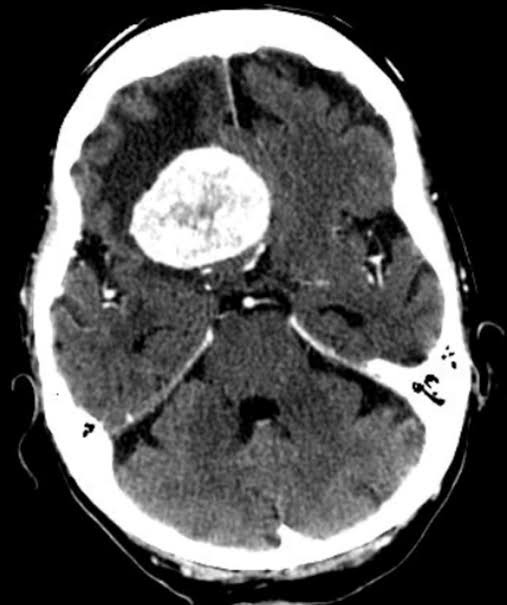
#> input picture IMAGENES/tumor.jpg, 507 x 605 px, found by its file name
$ jupyter execute 'Práctica_7_PDI.ipynb'   (shell and % lines are left out)
#> lines starting #> are read from the running program, lines starting #| are printed output that depends on the picture; after the words box and inside, x2 and y2 are one past the last pixel; in counts of white or black regions, pixels touching at a corner belong together; long printed decimals are rounded
<a href="https://colab.research.google.com/github/JamalMorales/PDI/blob/main/PR%C3%81CTICAS%20PDI/Pr%C3%A1ctica_7_PDI.ipynb" target="_parent"></a>

# **Cargamos la libreria de Github para tener acceso a nuestras imagenes primero**

[cell 1]
%cd PDI

# **Despues cargamos nuestro código correspondiente**

[cell 2]
import numpy as np
import matplotlib.pyplot as plt
import cv2
from scipy.optimize import minimize

#Jamal Morales Sánchez 2064497
#Evelyn Rubí Martinez Ruiz 2071292
#Abigail Montserrat Nieto Solís 2059067
#Reynaldo Holsen Gallegos González	1963727
#Jesús Antonio Segura Vences	1851396

#carga de imágenes
img = cv2.imread('IMAGENES/tumor.jpg')
#> img is the input picture: shape (605, 507, 3); min 0, max 255, mean 85.9
img_rgb = cv2.cvtColor(img, cv2.COLOR_BGR2RGB)

#Separar canales
R,G,B = img_rgb[:,:,0], img_rgb[:,:,1], img_rgb[:,:,2]

#Conversión a grises
gray_avg = ((R.astype(np.float32)+G+B)/3).astype(np.uint8)

umbral = 100
_, segmentada = cv2.threshold(gray_avg, umbral, 255, cv2.THRESH_BINARY)
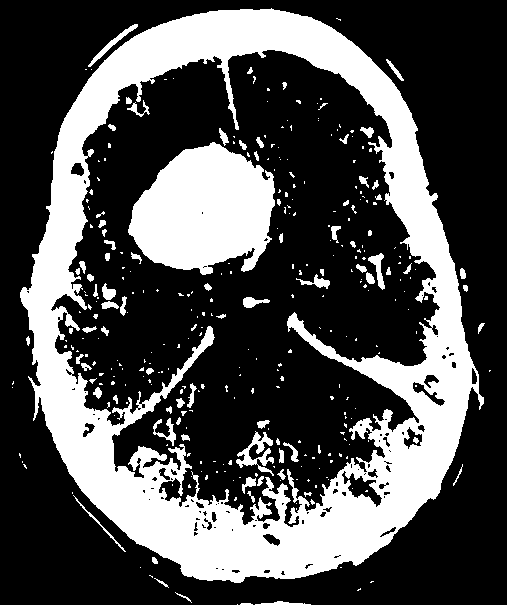
#> segmentada: shape (605, 507); 31% white; 333 white regions (246 under 20 px), largest, box (x1, y1, x2, y2) and area: (20, 8, 484, 583) 74363, (128, 142, 275, 275) 13849, (236, 431, 274, 476) 634

#Normalizar valores
R_norm = R.astype(np.float32)/255
G_norm = G.astype(np.float32)/255
B_norm = B.astype(np.float32)/255

#Función objetivo
def grayscale_variance(weights):
    w_r, w_g, w_b = weights
    gray = w_r * R_norm + w_g * G_norm + w_b * B_norm
    gray_normalized = (gray-gray.min())/(gray.max()-gray.min())
    return -np.var(gray_normalized)

constraints=({'type':'eq','fun': lambda w: np.sum(w)-1})
bounds = [(0,1),(0,1),(0,1)]
initial_weights = [0.33,0.33,0.34]
result = minimize(grayscale_variance, initial_weights, method = 'SLSQP',bounds=bounds,constraints=constraints)
#> result = 9 items

optimal_weight=result.x
#> optimal_weight = [0.33, 0.33, 0.34]
print("Pesos óptimos:", optimal_weight)
#| Pesos óptimos: [0.33 0.33 0.34]

gray_optimal         = optimal_weight[0]*R_norm+optimal_weight[1]*G_norm+optimal_weight[2]*B_norm
gray_optimal = (gray_optimal*255).astype(np.uint8)

#Umbral
_, seg_standard = cv2.threshold(gray_avg, umbral, 255, cv2.THRESH_BINARY)
_, seg_optimal = cv2.threshold(gray_optimal,umbral,255,cv2.THRESH_BINARY)

#Mostrar canales por separado
plt.figure(figsize=(12,4))
plt.subplot(2,5,1)
plt.imshow(img_rgb)
plt.title('Imagen original')
plt.axis('off')

plt.subplot(2,5,2)
plt.imshow(R, cmap='Reds')
plt.title('Canal rojo')
plt.axis('off')

plt.subplot(2,5,3)
plt.imshow(G, cmap='Greens')
plt.title('Canal verde')
plt.axis('off')

plt.subplot(2,5,4)
plt.imshow(B, cmap='Blues')
plt.title('Canal azul')
plt.axis('off')

plt.subplot(2,5,5)
plt.imshow(gray_avg, cmap='gray')
plt.title('EDG (promedio)')
plt.axis('off')

plt.subplot(2,5,6)
plt.imshow(segmentada,cmap='gray')
plt.title('Seg bin de umbral (umbral=100)')
plt.axis('off')

plt.subplot(2,5,7)
plt.imshow(gray_avg, cmap='gray')
plt.title('EDG (promedio)')
plt.axis('off')

plt.subplot(2,5,8)
plt.imshow(gray_optimal, cmap='gray')
plt.title('EDG con máx contrast')
plt.axis('off')

plt.subplot(2,5,9)
plt.imshow(seg_standard, cmap='gray')
plt.title('Segmentación estándar')
plt.axis('off')

plt.subplot(2,5,10)
plt.imshow(seg_optimal, cmap='gray')
plt.title('Segmentación óptima')
plt.axis('off')

plt.tight_layout()
plt.show()

# **Calculamos ahora el área de nuestra tomografía de interes**

[cell 3]
# Cálculo del área del tumor segmentado (en píxeles)
area_estandar = np.sum(seg_standard == 255)
#> area_estandar = 94945
area_optima = np.sum(seg_optimal == 255)
#> area_optima = 94945

# Resolución espacial (ejemplo: cada píxel representa 0.2 mm)
resolucion_mm_por_pixel = 0.2

# Conversión a milímetros cuadrados
area_estandar_mm2 = area_estandar * (resolucion_mm_por_pixel ** 2)
#> area_estandar_mm2 = 3797.8
area_optima_mm2 = area_optima * (resolucion_mm_por_pixel ** 2)
#> area_optima_mm2 = 3797.8

# Impresión de resultados
print("Área del tumor segmentado (segmentación estándar):", area_estandar, "píxeles")
#| Área del tumor segmentado (segmentación estándar): 94945 píxeles
print("Área del tumor segmentado (segmentación estándar):", area_estandar_mm2, "mm²")
#| Área del tumor segmentado (segmentación estándar): 3797.800 mm²
print("Área del tumor segmentado (segmentación óptima):", area_optima, "píxeles")
#| Área del tumor segmentado (segmentación óptima): 94945 píxeles
print("Área del tumor segmentado (segmentación óptima):", area_optima_mm2, "mm²")
#| Área del tumor segmentado (segmentación óptima): 3797.800 mm²


$ run again, with IMAGENES/2808_jpg.rf.c3d36586abb0acba9ca571b8d717583e.jpg copied over IMAGENES/tumor.jpg
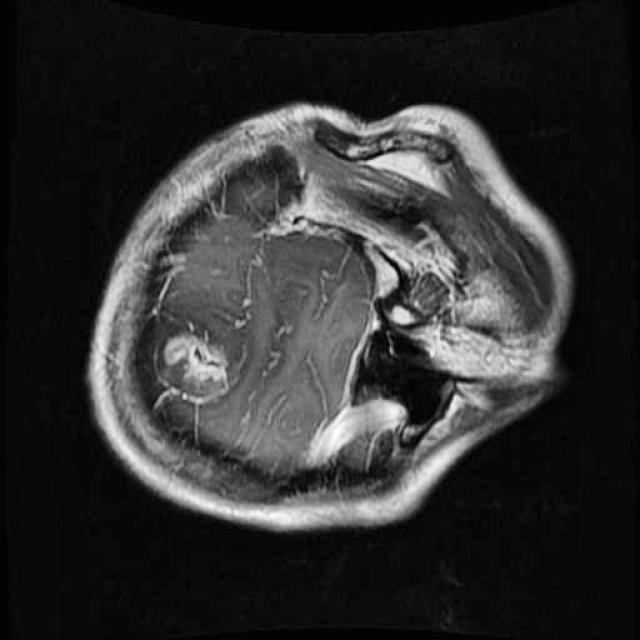
#> input picture IMAGENES/2808_jpg.rf.c3d36586abb0acba9ca571b8d717583e.jpg, 640 x 640 px, found by its file name
#> img is the input picture: shape (640, 640, 3); min 0, max 255, mean 48.3
#> `_, segmentada = cv2.threshold(gray_avg, umbral, 255, cv2.THRESH_BINARY)`:
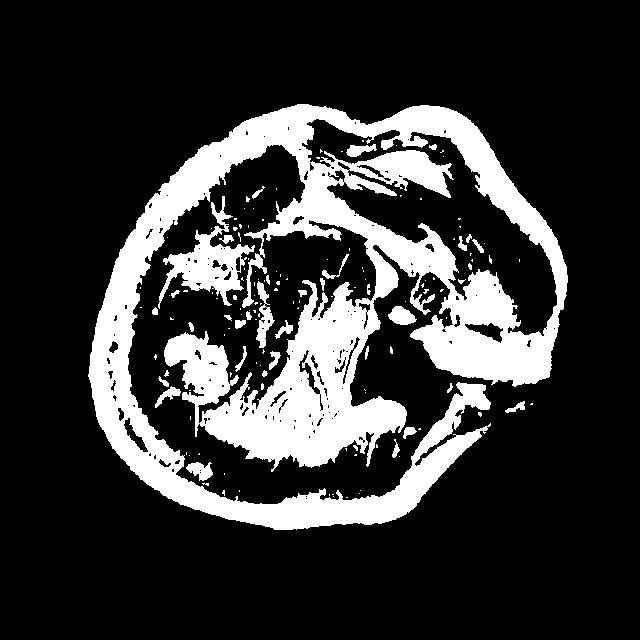
#> segmentada: shape (640, 640); 20.4% white; 146 white regions (109 under 20 px), largest, box (x1, y1, x2, y2) and area: (88, 104, 568, 530) 76539, (158, 196, 255, 309) 3323, (256, 281, 275, 348) 530
#> result = 9 items
#> optimal_weight = [0.33, 0.33, 0.34]
#| Pesos óptimos: [0.33 0.33 0.34]
#> area_estandar = 83623
#> area_estandar_mm2 = 3344.9
#| Área del tumor segmentado (segmentación estándar): 83623 píxeles
#| Área del tumor segmentado (segmentación estándar): 3344.920 mm²
#| Área del tumor segmentado (segmentación óptima): 83623 píxeles
#| Área del tumor segmentado (segmentación óptima): 3344.920 mm²

$ run again, with IMAGENES/Escoliosis.jpg copied over IMAGENES/tumor.jpg
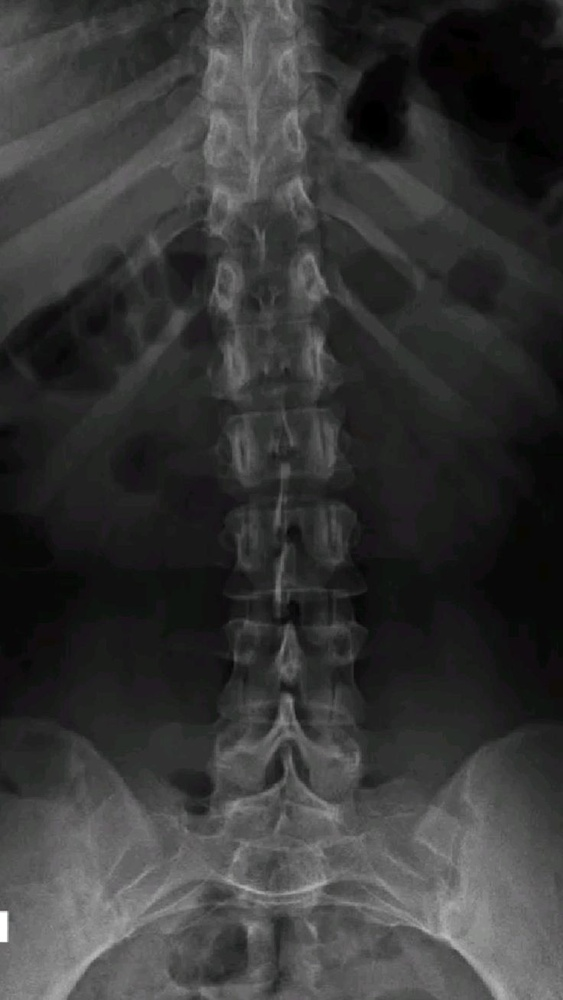
#> input picture IMAGENES/Escoliosis.jpg, 563 x 1000 px, shrunk from 736 x 1308 before the run, found by its file name
#> img is the input picture: shape (1000, 563, 3); mean B, G, R 54.5, 54.7, 54.5
#> `_, segmentada = cv2.threshold(gray_avg, umbral, 255, cv2.THRESH_BINARY)`:
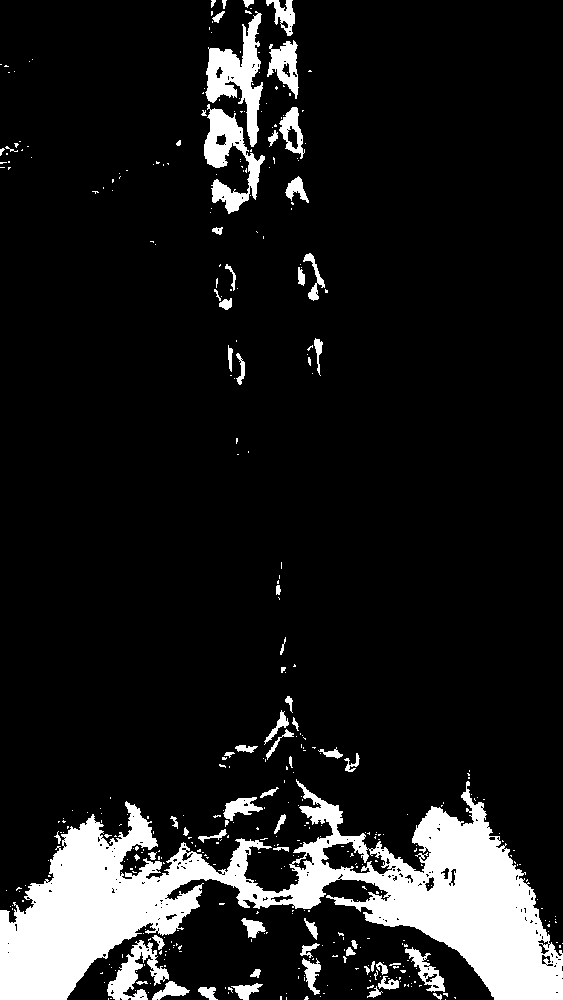
#> segmentada: shape (1000, 563); 11.4% white; 418 white regions (349 under 20 px), largest, box (x1, y1, x2, y2) and area: (0, 779, 563, 1000) 47262, (205, 11, 263, 147) 3124, (204, 104, 265, 214) 2608
#> result = 9 items
#> optimal_weight = [0.33, 0.33, 0.34]
#| Pesos óptimos: [0.33 0.33 0.34]
#> area_estandar = 64288
#> area_estandar_mm2 = 2571.5
#| Área del tumor segmentado (segmentación estándar): 64288 píxeles
#| Área del tumor segmentado (segmentación estándar): 2571.520 mm²
#| Área del tumor segmentado (segmentación óptima): 64288 píxeles
#| Área del tumor segmentado (segmentación óptima): 2571.520 mm²

$ run again, with IMAGENES/Tomografía dos.jpg copied over IMAGENES/tumor.jpg
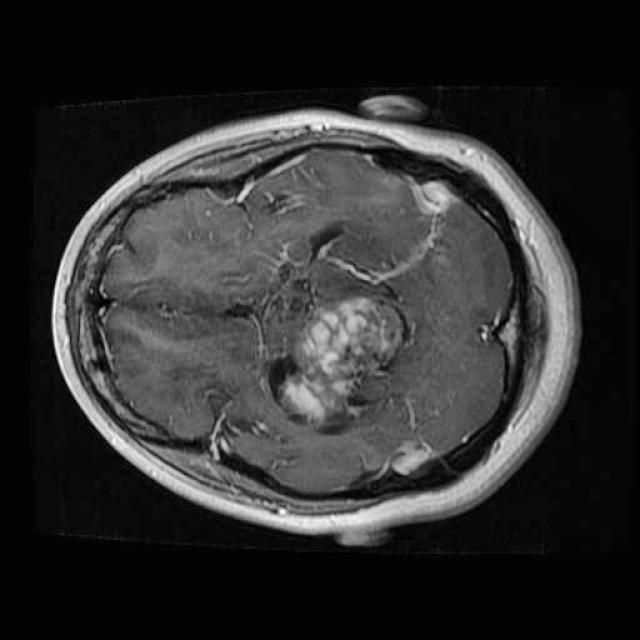
#> input picture IMAGENES/Tomografía dos.jpg, 640 x 640 px, found by its file name
#> img is the input picture: shape (640, 640, 3); min 0, max 255, mean 46.7
#> `_, segmentada = cv2.threshold(gray_avg, umbral, 255, cv2.THRESH_BINARY)`:
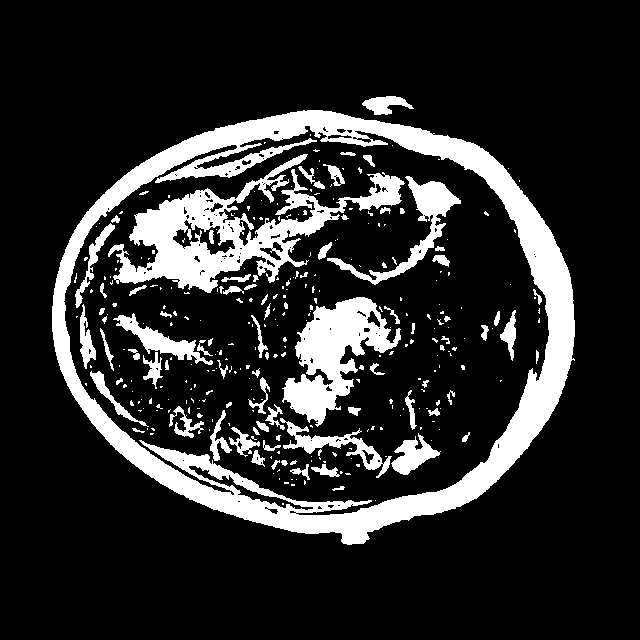
#> segmentada: shape (640, 640); 17.1% white; 324 white regions (238 under 20 px), largest, box (x1, y1, x2, y2) and area: (52, 110, 575, 545) 35085, (108, 154, 405, 293) 12401, (282, 297, 401, 427) 6797
#> result = 9 items
#> optimal_weight = [0.33, 0.33, 0.34]
#| Pesos óptimos: [0.33 0.33 0.34]
#> area_estandar = 70032
#> area_estandar_mm2 = 2801.3
#| Área del tumor segmentado (segmentación estándar): 70032 píxeles
#| Área del tumor segmentado (segmentación estándar): 2801.280 mm²
#| Área del tumor segmentado (segmentación óptima): 70032 píxeles
#| Área del tumor segmentado (segmentación óptima): 2801.280 mm²
